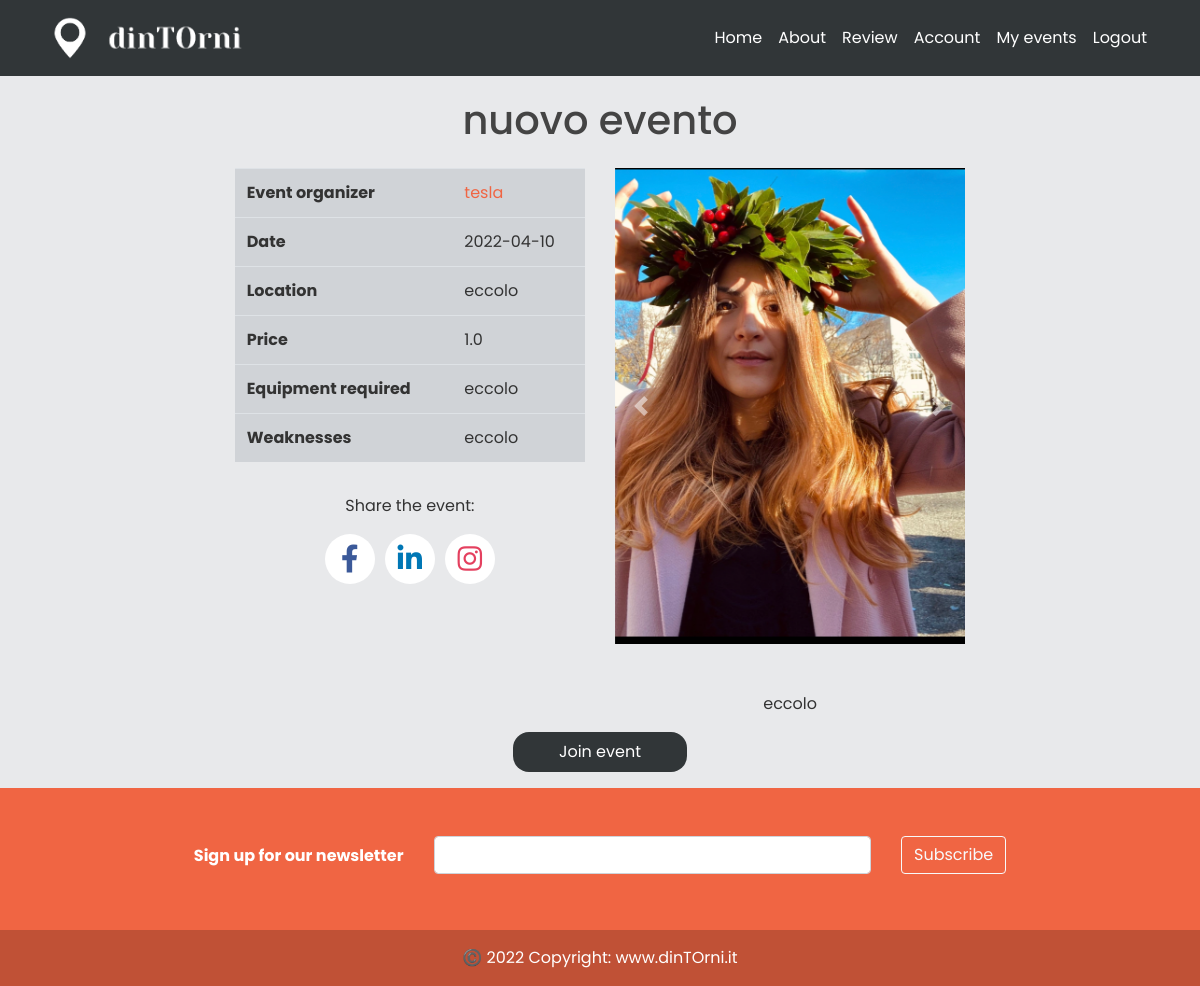
The page /event/5 (signed in) on the database as committed earlier.
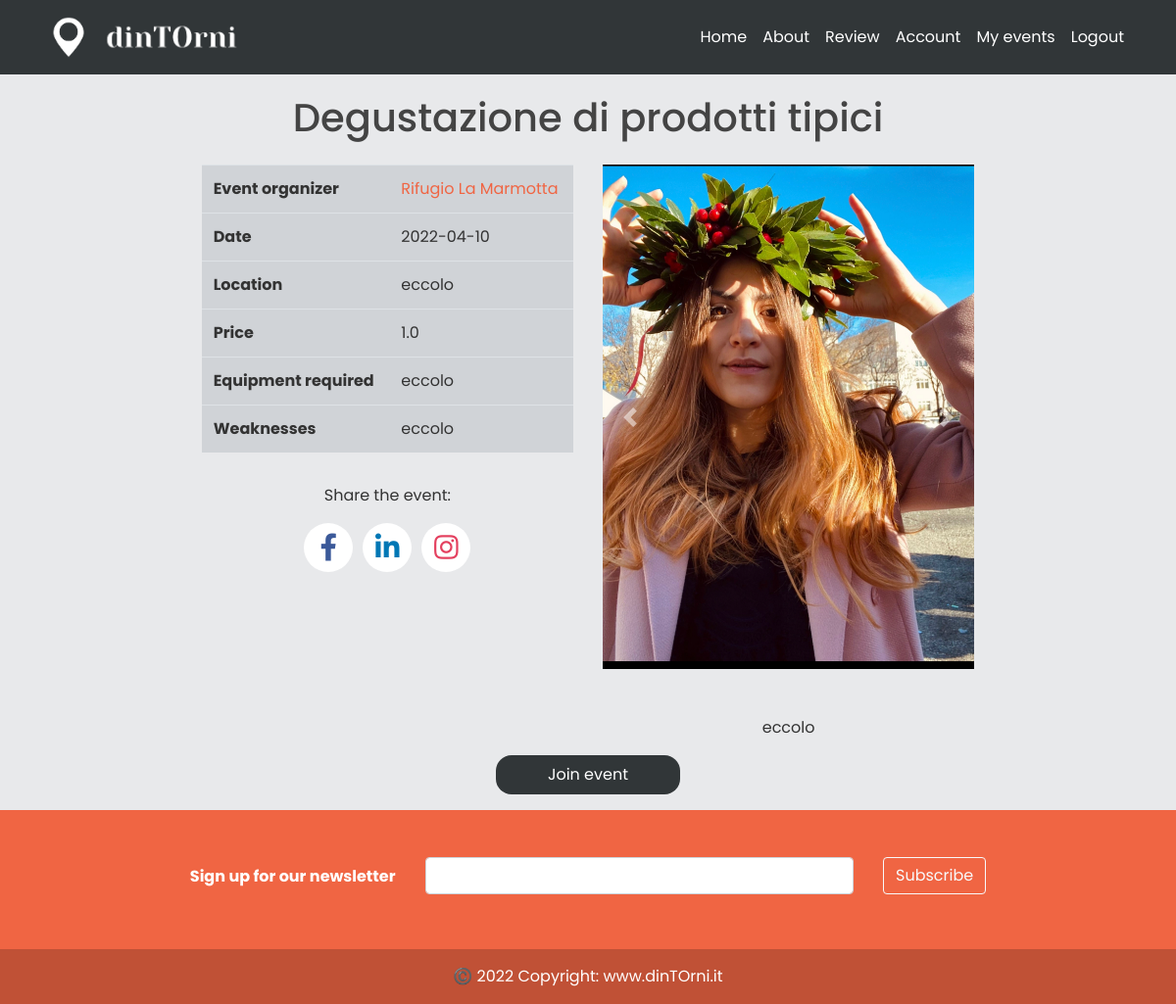
The same page on the database as committed later.
### models.py (models this page shows, shortened)
class Event(db.Model):
    id = db.Column(db.Integer, primary_key=True)
    title = db.Column(db.String(100), nullable=False)
    date_event = db.Column(db.Date, nullable=False)
    location = db.Column(db.Text, default='eccolo', nullable=False)
    price = db.Column(db.Float, default=1, nullable = True)
    equipment = db.Column(db.Text, default='eccolo', nullable=True)
    min_users = db.Column(db.Integer, default=2, nullable=True)
    date_posted = db.Column(db.DateTime,
                            default=datetime.utcnow())  # default è listante corrente in cui posto
    content = db.Column(db.Text, default='eccolo', nullable=False)
    weaknesses = db.Column(db.Text, default='eccolo', nullable=True)
    image_event1 = db.Column(db.String(20), nullable=False, default='default.jpg')
    image_event2 = db.Column(db.String(20), nullable=False, default='default.jpg')
    image_event3 = db.Column(db.String(20), nullable=False, default='default.jpg')
    business_id = db.Column(db.Integer, db.ForeignKey('business.id'))  # db integer, è una chiave devo specificare la relazi

class User(db.Model, UserMixin):
    _tablename__ = 'user'
    id = db.Column(db.Integer, primary_key=True)
    email = db.Column(db.String(120), unique=True, nullable=False)
    image_file = db.Column(db.String(20), nullable=False, default='default.jpg')
    password = db.Column(db.String(60), nullable=False)
    telephone = db.Column(db.Integer(), nullable=False)
    type= db.Column(db.String(20))
    __mapper_args__={
        'polymorphic_identity': 'user',
        'polymorphic_on': type
    }

class Business(User, db.Model):
    _tablename__ = 'business'
    id = db.Column(db.Integer, db.ForeignKey('user.id'), primary_key=True)
    name = db.Column(db.String(20), unique=True, nullable=False)
    vat_number = db.Column(db.Integer())#rimettere i nullable
    city = db.Column(db.String(20))
    address = db.Column(db.String(30))
    events = db.relationship('Event', backref='creator', lazy=True)
    link_facebook = db.Column(db.String())
    link_instagram = db.Column(db.String())
    link_twitter = db.Column(db.String())
    link_website = db.Column(db.String())
    __mapper_args__ = {
        'polymorphic_identity': 'business',
    }

### app/events/routes.py (the view)
@events.route("/event/<int:event_id>", methods=['GET', 'POST'])
def event(event_id):
    event = Event.query.get_or_404(event_id)
    return render_template('event.html', title='Event', event=event)

### models.py (called while the page is built)
@login_manager.user_loader
def load_user(email):
    user = User.query.get(email)
    return user

### app/templates/event.html (shortened to what the changed rows need)
{% extends "layout.html" %}
{% block content %}
<div class="row justify-content-center">
     <div class="p-3">
        <h1>{{ event.title }}</h1>
    </div>
</div>
<div class="container d-flex justify-content-center" >
    <div class="row justify-content-center">
        <div class="col-md-5">
            <table class="table align-middle" style="background-color: rgba(4,25,46,0.10);">
                <tbody>
                <tr>
                    <th scope="row">Event organizer</th>
                    {%  if current_user.is_authenticated %}
                        <td><a class="" href="{{ url_for('events.business_info', event_id = event.id) }}">{{ event.creator.name }}</a></td>
                    {% else %}
                        <td>{{ event.creator.name }}</td>
                    {% endif %}
                </tr>
                <tr>
                    <th scope="row">Date</th>
                    <td>{{ event.date_event }}</td>
                </tr>
                <tr>
                    <th scope="row">Location</th>
                    <td>{{ event.location }}</td>
                </tr>
                {% if event.price != 0 %}
                <tr>
                    <th scope="row">Price</th>
                    <td>{{ event.price }}</td>
                </tr>
                {% endif %}
                {% if event.equipment != "" %}
                <tr>
                    <th scope="row">Equipment required</th>
                    <td>{{ event.equipment }}</td>
                </tr>
                {% endif %}
                {% if event.weaknesses != "" %}
                <tr>
                    <th scope="row">Weaknesses</th>
                    <td>{{ event.weaknesses }}</td>
                </tr>
                {% endif %}
                </tbody>
            </table>
        </div>
        <div class="col-md-5 justify-content-end" style="width: 450px">
            <div id="carouselExampleControls" class="carousel slide" data-ride="carousel">
                <div class="carousel-inner">
                    <div class="carousel-item active">
                        <img class="d-block w-100 h-100" style="height: 300px; width: 450px; object-fit: cover" src="{{ url_for('static', filename='events_pics/' + event.image_event1) }}" data-toggle="modal" data-target=".bd-example-modal-xl" alt="First slide">
                    </div>
                </div>
                <a class="carousel-control-prev" href="#carouselExampleControls" role="button" data-slide="prev">
                </a>
                <a class="carousel-control-next" href="#carouselExampleControls" role="button" data-slide="next">
                </a>
            </div>
            <p class="mb-0 pt-5 text-center">{{ event.content }}</p>
        </div>
    </div>
</div>
{% endblock content %}

Rows that differ between the two databases and show on the page:
changed Event "eccolo": title "nuovo evento" → "Degustazione di prodotti tipici"
changed Business: creator.name "tesla" → "Rifugio La Marmotta"
